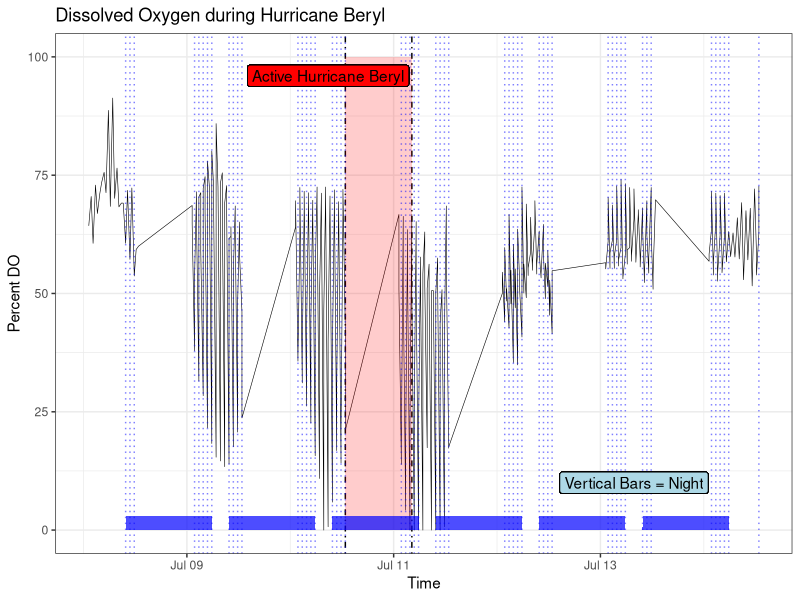

Source code (R):
## ---- chunk 1
rm (list = ls())
library(tidyverse)
library(here)
library(ggfortify)
library(multcomp)
library(forecast) #for moving averages
library(gridExtra) #to arrange plots
library(zoo) # for moving averages
## ---- chunk 2
WC<- read.csv(here("data", "CAPDAP_WC_4Analysis.csv"))
## ---- chunk 3
WC$Site_Type <- as.factor(WC$Site_Type)
WC$Date<-ymd(WC$Date)
WC$Time<-hms(WC$Time)
WC$DateTime <- with(WC, Date + Time) 
## ---- chunk 4
WC_O2 <- WC$DO

WC_O2 <- ts(WC_O2, frequency = 24, 
                start = c(2024,7) #indicates that the data begin in Jan 2023
                )
## ---- chunk 5
WC_sma1 <- rollmean(WC_O2, 
                      #first argument is the time series object
                      k = 7, #k specifies the integer width of the rolling window and must be an odd number. Let's start with 29 days
                      fill = NA #fill pads the resulting series with NA values at the start and stop where the moving average cannot be computed
                      )
## ---- chunk 6
WC$sma1 <- as.numeric(WC_O2)
## ---- chunk 7
hurricane <- data.frame(X=c(WC$DateTime[37],WC$DateTime[225]), Y = 100)
night1 <- data.frame(X=c(WC$DateTime[10],WC$DateTime[18]), Y = 3)
night2 <- data.frame(X=c(WC$DateTime[34],WC$DateTime[42]), Y = 3)
night3 <- data.frame(X=c(WC$DateTime[58],WC$DateTime[66]), Y = 3)
night4 <- data.frame(X=c(WC$DateTime[82],WC$DateTime[90]), Y = 3)
night5 <- data.frame(X=c(WC$DateTime[106],WC$DateTime[113]), Y = 3)
night6 <- data.frame(X=c(WC$DateTime[129],WC$DateTime[137]), Y = 3)


o_sma1 <-ggplot(WC, aes(x =DateTime))+
  geom_line(aes(y = sma1), color = "black", size = 0.2) + #moving average
  geom_vline(xintercept=WC$DateTime[37],linetype=4)+ #indicates start of hurricane
  geom_vline(xintercept=WC$DateTime[225],linetype=4)+ #indicates end of hurricane
  geom_area(aes(x=X,y=Y),data=hurricane,alpha=0.2,fill="red")+
  geom_vline(xintercept=WC$DateTime[10:18],linetype=3, alpha=0.5, colour = "blue")+
  geom_vline(xintercept=WC$DateTime[34:42],linetype=3, alpha=0.5, colour = "blue")+
  geom_vline(xintercept=WC$DateTime[58:66],linetype=3, alpha=0.5, colour = "blue")+
  geom_vline(xintercept=WC$DateTime[82:90],linetype=3, alpha=0.5, colour = "blue")+
  geom_vline(xintercept=WC$DateTime[106:113],linetype=3, alpha=0.5, colour = "blue")+
  geom_vline(xintercept=WC$DateTime[129:137],linetype=3, alpha=0.5, colour = "blue")+


  geom_area(aes(x=X,y=Y),data=night1,alpha=0.7,fill="blue")+
  geom_area(aes(x=X,y=Y),data=night2,alpha=0.7,fill="blue")+
  geom_area(aes(x=X,y=Y),data=night3,alpha=0.7,fill="blue")+
  geom_area(aes(x=X,y=Y),data=night4,alpha=0.7,fill="blue")+
  geom_area(aes(x=X,y=Y),data=night5,alpha=0.7,fill="blue")+
  geom_area(aes(x=X,y=Y),data=night6,alpha=0.7,fill="blue")+
  labs(title = "Dissolved Oxygen during Hurricane Beryl", x = "Time", y = "Percent DO")+
  theme_bw()+
  geom_label(aes(x = WC$DateTime[115], y = 10, label = "Vertical Bars = Night"), fill = "lightblue")+
  geom_label(aes(x = WC$DateTime[57], y = 96, label = "Active Hurricane Beryl"), fill = "red")
o_sma1
